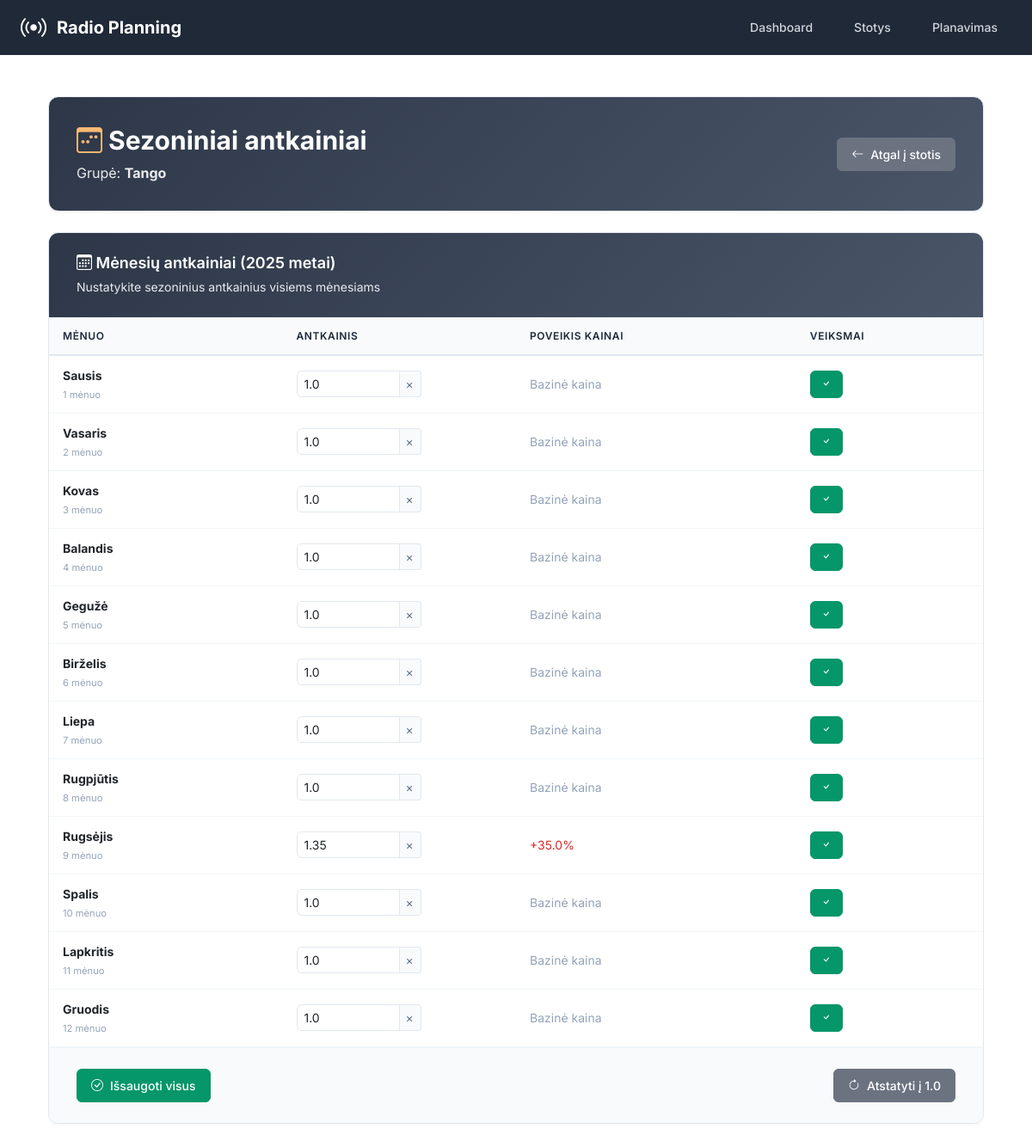
Page /groups/1/seasonal-adjustments on the earlier database version.
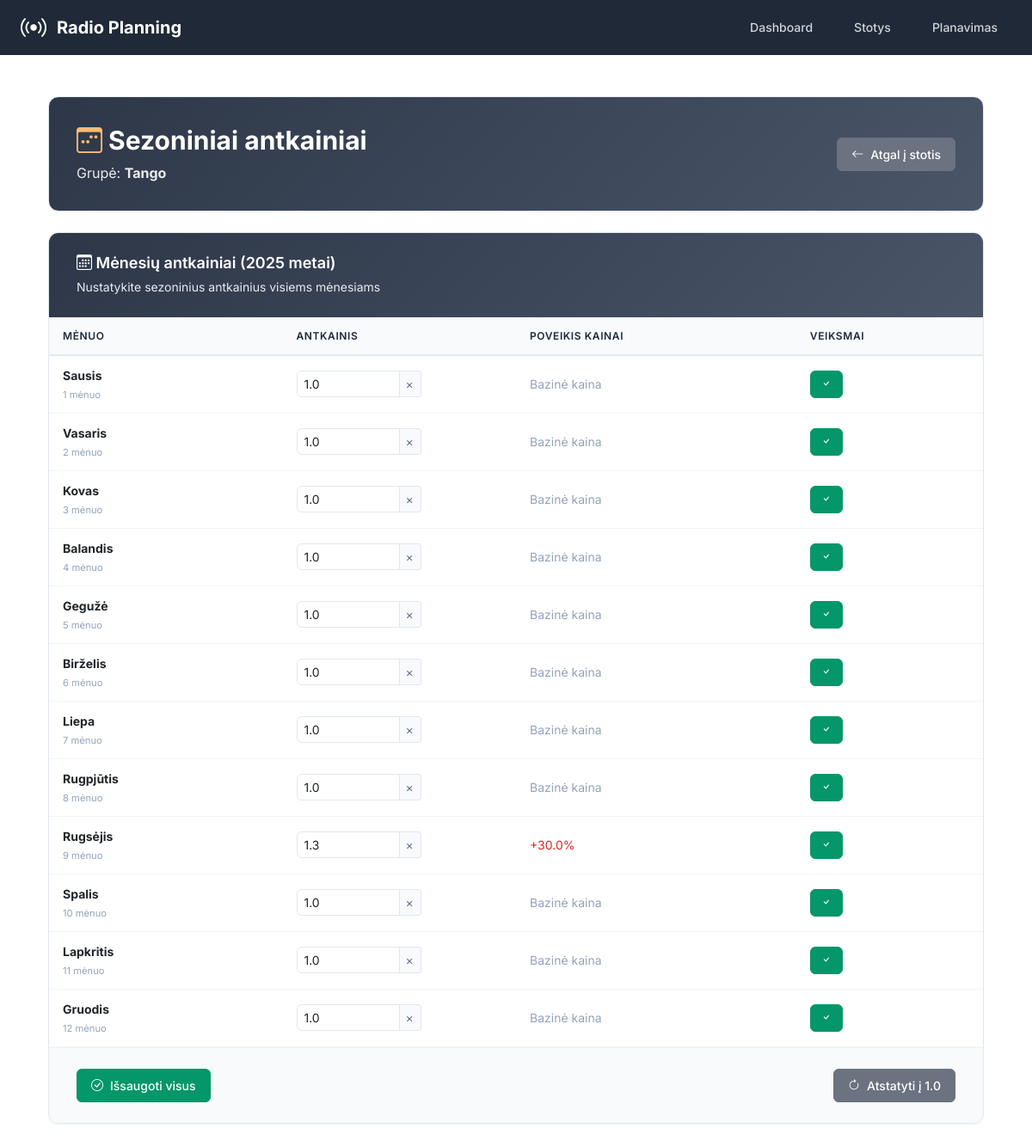
Same page on the later database version.
### app/models.py (models this page shows, shortened)
class SeasonalIndex(db.Model):
    __tablename__ = 'seasonal_indices'
    id = db.Column(db.Integer, primary_key=True)
    name = db.Column(db.String(50), nullable=False)
    month = db.Column(db.Integer, nullable=False)  # 1-12
    index_value = db.Column(db.Float, nullable=False, default=1.0)
    group_id = db.Column(db.Integer, db.ForeignKey('radio_groups.id'), nullable=True)  # None for global indices
    is_active = db.Column(db.Boolean, default=True)
    created_at = db.Column(db.DateTime, default=datetime.utcnow)
    group = db.relationship('RadioGroup', backref='seasonal_indices')

### app/routes.py (the view, shortened to what this page needs)
@main_bp.route('/groups/<int:group_id>/seasonal-adjustments')
def group_seasonal_adjustments(group_id):
    from app.models import RadioGroup, SeasonalIndex
    group = RadioGroup.query.get_or_404(group_id)
    indices = SeasonalIndex.query.filter_by(group_id=group_id, is_active=True).order_by('month').all()
    return render_template('group_seasonal_adjustments.html', group=group, indices=indices)

### app/templates/group_seasonal_adjustments.html (shortened to what the changed rows need)
{% extends "base.html" %}
{% block content %}
<div class="container-fluid p-0">
    <div class="dashboard-header mb-4">
        <div class="header-content">
            <div class="flex justify-between items-center">
                <div>
                    <h1 class="text-3xl font-bold mb-2" style="color: white;">
                        <i class="bi bi-calendar3-week text-orange-300"></i>
                        Sezoniniai antkainiai
                    </h1>
                </div>
            </div>
        </div>
    </div>
    <div class="main-content">
            <div class="professional-section">
                <div class="table-container">
                    <div class="table-responsive">
                        <table class="professional-table">
                            <thead>
                                <tr>
                                    <th width="25%">Mėnuo</th>
                                    <th width="25%">Antkainis</th>
                                    <th width="30%">Poveikis kainai</th>
                                    <th width="20%">Veiksmai</th>
                                </tr>
                            </thead>
                            <tbody>
                                {% for index in indices %}
                                <tr data-month="{{ index.month }}">
                                    <td>
                                        <strong>{{ index.name }}</strong>
                                        <br>
                                        <small class="text-muted">{{ index.month }} mėnuo</small>
                                    </td>
                                    <td>
                                        <div class="input-group input-group-sm">
                                            <input type="number"
                                                   class="form-control index-value"
                                                   data-id="{{ index.id }}"
                                                   value="{{ index.index_value }}"
                                                   min="0.5" max="2.0" step="0.01"
                                                   style="max-width: 120px;">
                                            <span class="input-group-text">×</span>
                                        </div>
                                    </td>
                                    <td>
                                        <span class="price-impact" data-value="{{ index.index_value }}">
                                            {% if index.index_value > 1.0 %}
                                                <span class="text-danger">
                                                    +{{ ((index.index_value - 1) * 100)|round(1) }}%
                                                </span>
                                            {% elif index.index_value < 1.0 %}
                                                <span class="text-success">
                                                    {{ ((index.index_value - 1) * 100)|round(1) }}%
                                                </span>
                                            {% else %}
                                                <span class="text-muted">Bazinė kaina</span>
                                            {% endif %}
                                        </span>
                                    </td>
                                    <td>
                                        <button class="btn-professional btn-success btn-sm save-single"
                                                data-id="{{ index.id }}"
                                                title="Išsaugoti">
                                            <i class="bi bi-check"></i>
                                        </button>
                                    </td>
                                </tr>
                                {% endfor %}
                            </tbody>
                        </table>
                    </div>
                </div>
            </div>
    </div>
</div>
{% endblock %}

Differences in the rows shown:
changed SeasonalIndex "Rugsėjis": index_value "1.35" → "1.3"; ((index.index_value-1)*100)|round(1) "35.0" → "30.0"
